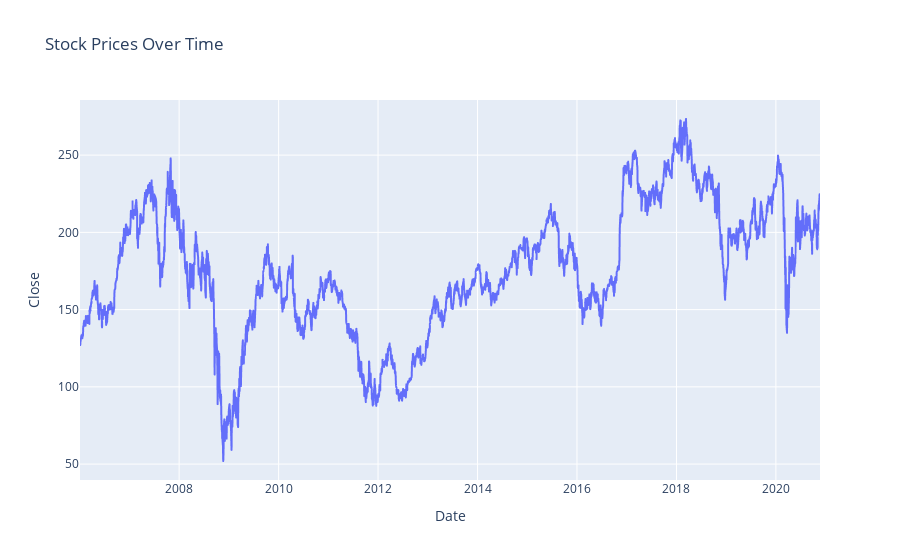

The cell this chart's notebook holds for it:
### Code cell
# Plotting with Plotly

# Line Plot
fig = px.line(GS, x='Date', y='Close', title='Stock Prices Over Time')
fig.show()

### Figure 1 — Plotly figure (JSON) as saved in the notebook; plotly's stock layout.template omitted (floating-point values rounded to 4 significant figures; data arrays with more than 128 entries replaced by an {"elided": "..."} marker saying what was removed)
{"data": [{"hovertemplate": "Date=%{x}<br>Close=%{y}<extra></extra>", "legendgroup": "", "line": {"color": "#636efa", "dash": "solid"}, "marker": {"symbol": "circle"}, "mode": "lines", "name": "", "showlegend": false, "type": "scattergl", "x": {"elided": "3749 str values"}, "xaxis": "x", "y": {"elided": "3749 float values"}, "yaxis": "y"}], "layout": {"autosize": true, "legend": {"tracegroupgap": 0}, "title": {"text": "Stock Prices Over Time"}, "xaxis": {"anchor": "y", "autorange": true, "domain": [0, 1], "range": ["2006-01-03", "2020-11-20"], "title": {"text": "Date"}, "type": "date"}, "yaxis": {"anchor": "x", "autorange": true, "domain": [0, 1], "range": [39.7, 285.7], "title": {"text": "Close"}, "type": "linear"}}}
